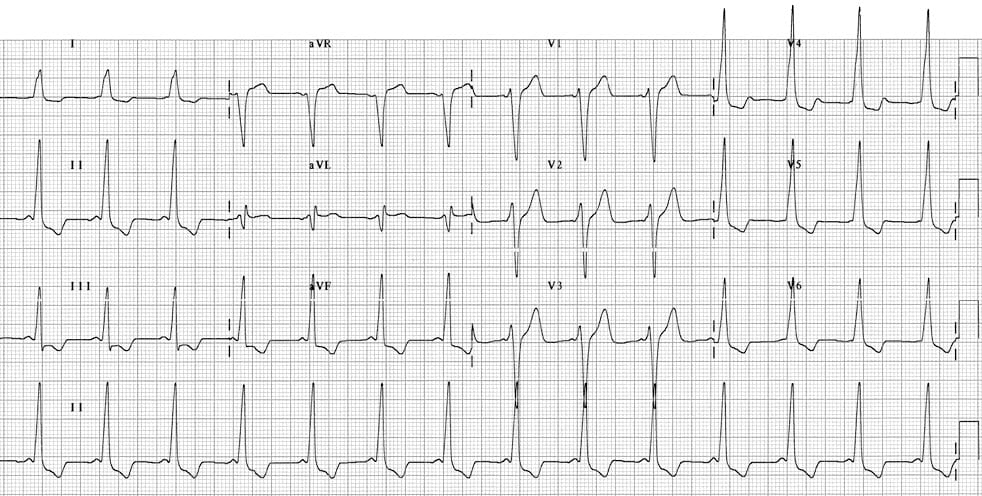
#> input picture Aux_files/Wolff-Parkinson-White.jpg, 982 x 496 px
$ python -i image_processing.py   (imports and definitions only)
#> lines starting #> are read from the running program, lines starting #| are printed output that depends on the picture
#> further down, picture is the input picture: shape (496, 982, 3); min 0, max 255, mean 231
import numpy as np
import cv2
import torch
from torch import Tensor


def remove_shadows(img, dilation_kernel=2, gamma=3.0):
    """
    Removes shadows from an image using dilation and gamma correction.

    Args:
        img: A numpy array of shape [H, W, C], where W is the width, H is the height and C is the number of channels.
        dilation_kernel: The size of the kernel to use for dilation.
        gamma: The gamma value to apply to the image.

    Returns: A numpy array of shape [H, W, C], where W is the width, H is the height and C is the number of channels.

    """
#> called with dilation_kernel = 2, gamma = 3
    rgb_planes = cv2.split(img)

    result_norm_planes = []
    for plane in rgb_planes:
        dilated_img = cv2.dilate(plane, np.ones((dilation_kernel, dilation_kernel), np.uint8))
        bg_img = cv2.medianBlur(dilated_img, 21)
        norm_img = 255 - cv2.absdiff(plane, bg_img) * 3
        result_norm_planes.append(norm_img)
#> this loop made 3 passes
#> pass 1, in remove_shadows, `dilated_img = cv2.dilate(plane, np.ones((dilation_kernel, dilation_ker..`:
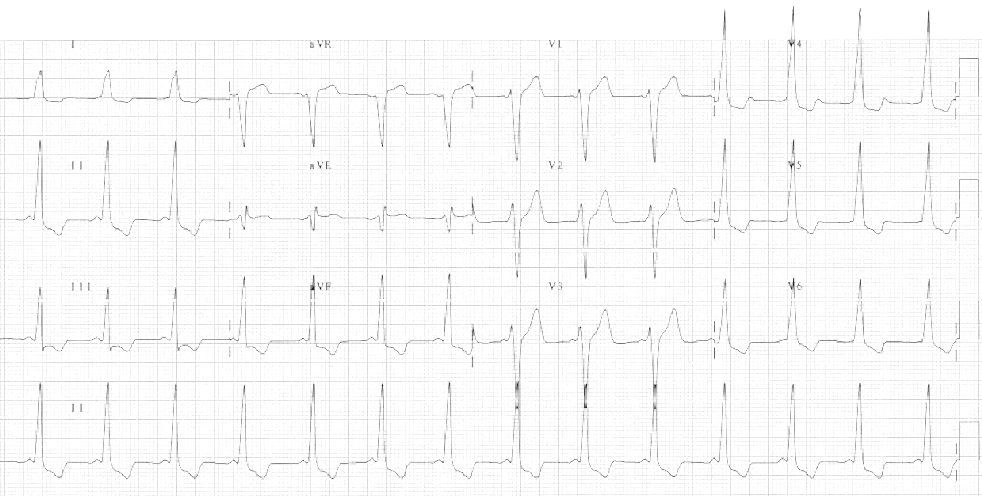
#> dilated_img: shape (496, 982); min 11, max 255, mean 249.6
#> pass 1, in remove_shadows, `norm_img = 255 - cv2.absdiff(plane, bg_img) * 3`:
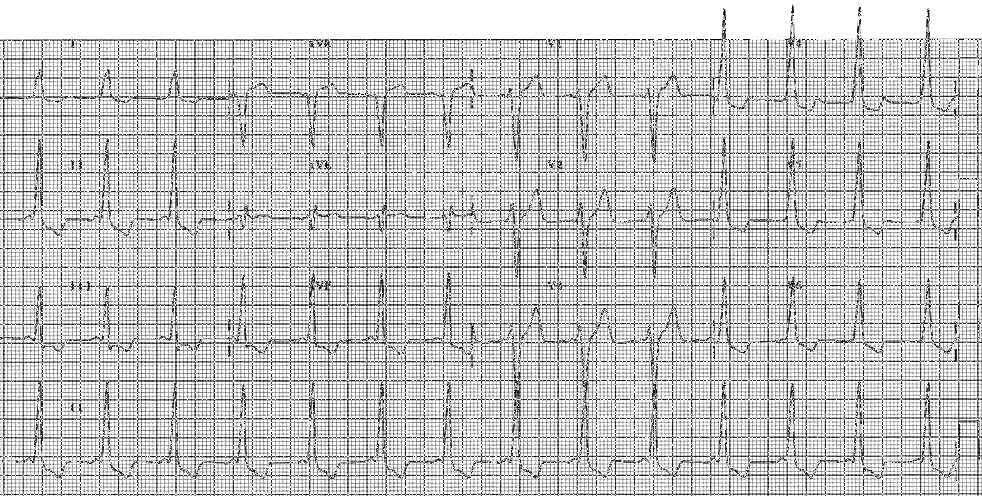
#> norm_img: shape (496, 982); min 0, max 255, mean 199.3
#> after the loop, result_norm_planes = 3 items

    return (255 * (cv2.merge(result_norm_planes) / 255) ** gamma).astype(np.uint8)
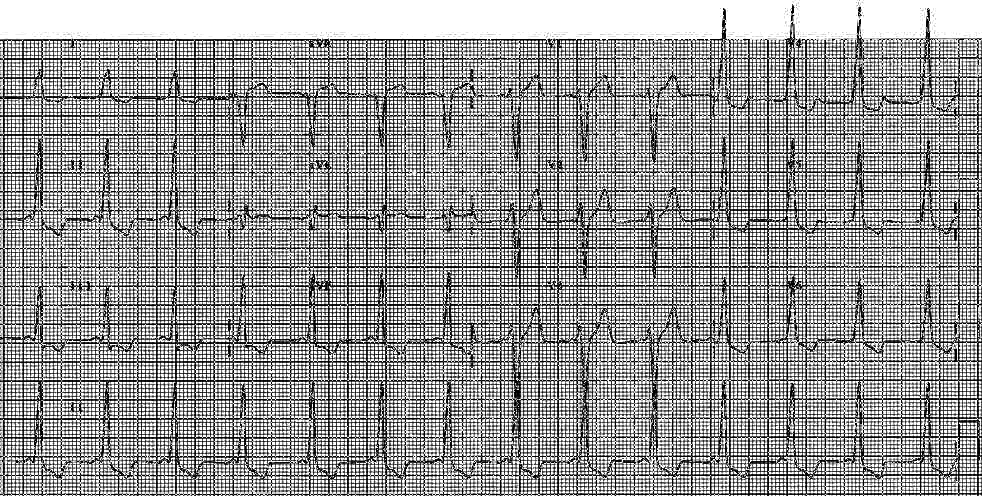
#> returned value: shape (496, 982, 3); min 0, max 255, mean 155.3


# [59 lines left out: functions alpha_normalization, mask_overlay, min_max_normalization, not called in this run]

>>> import cv2
>>> picture = cv2.imread('Wolff-Parkinson-White.jpg')
>>> result = remove_shadows(picture)

$ run again, on Aux_files/good.jpeg
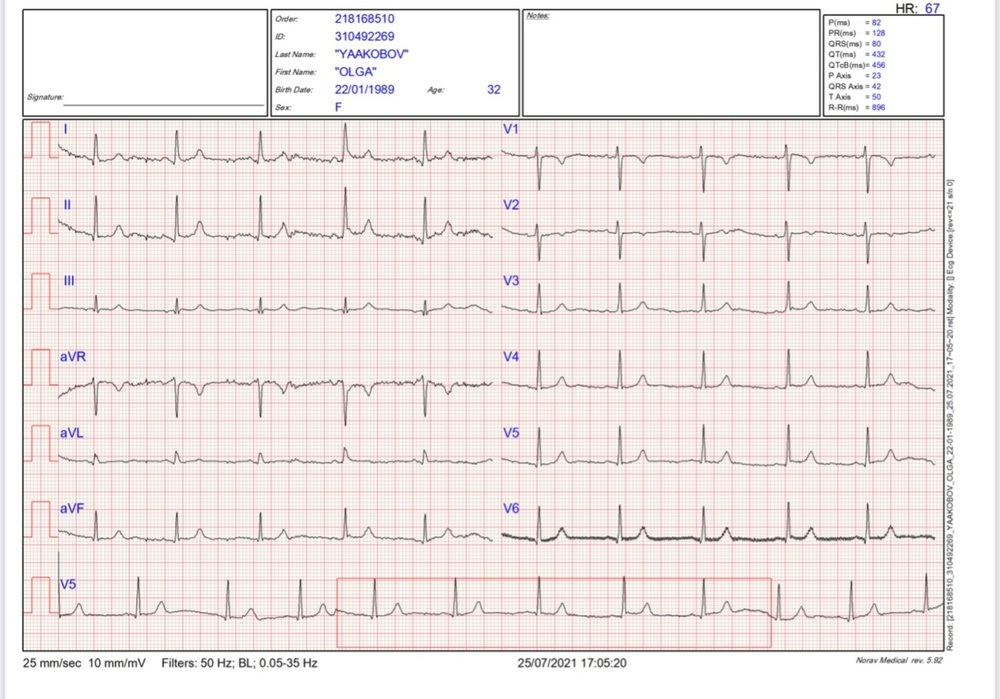
#> input picture Aux_files/good.jpeg, 1000 x 699 px, shrunk from 1284 x 897 before the run
#> picture is the input picture: shape (699, 1000, 3); mean B, G, R 229.8, 232.1, 240.6
#> the loop in remove_shadows, `for plane in rgb_planes:` made 3 passes
#> after the loop in remove_shadows, `for plane in rgb_planes:`:
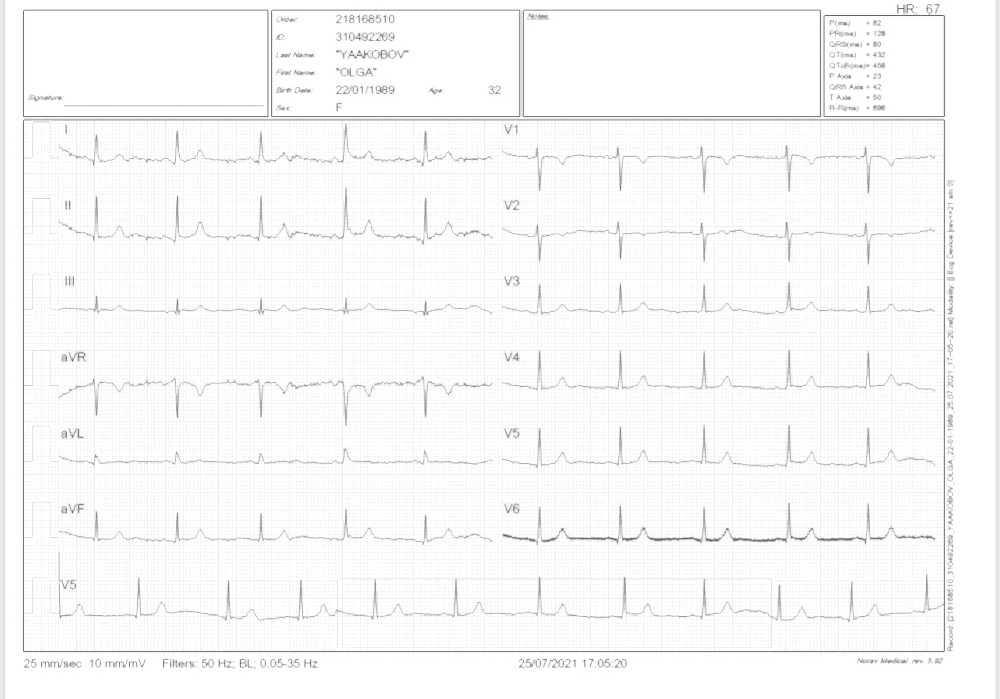
#> dilated_img: shape (699, 1000); min 86, max 255, mean 249.2
#> after the loop in remove_shadows, `for plane in rgb_planes:`: result_norm_planes = 3 items
#> in remove_shadows, `return (255 * (cv2.merge(result_norm_planes) / 255) ** gamma).astype(n..`:
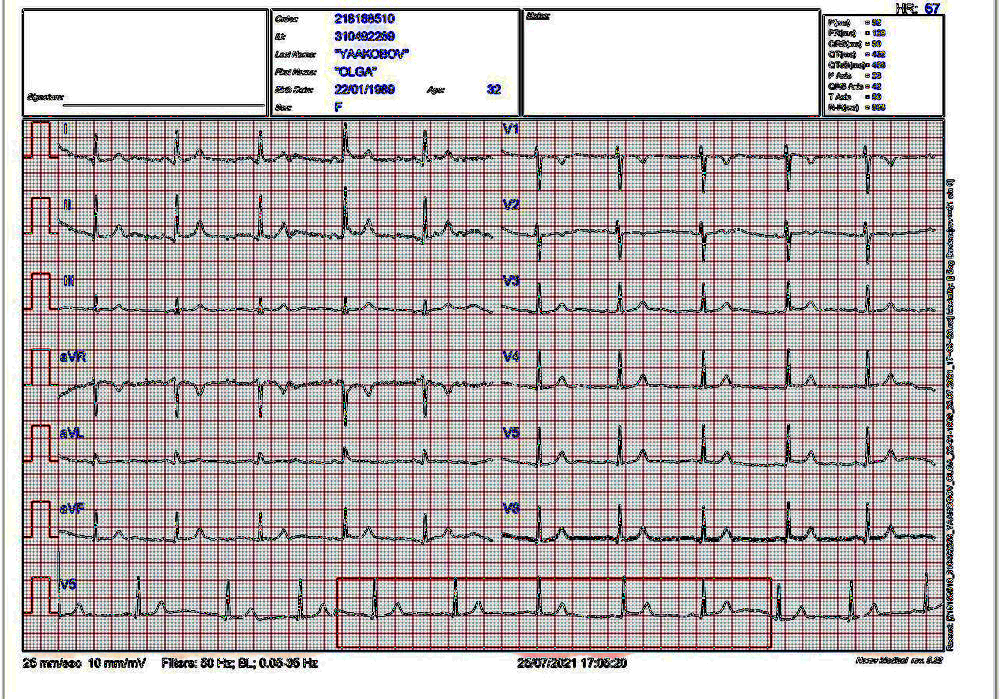
#> returned value: shape (699, 1000, 3); mean of channels 0, 1, 2 182.9, 181.9, 190; drawn as B, G, R

$ run again, on Aux_files/good_crpped2.jpeg
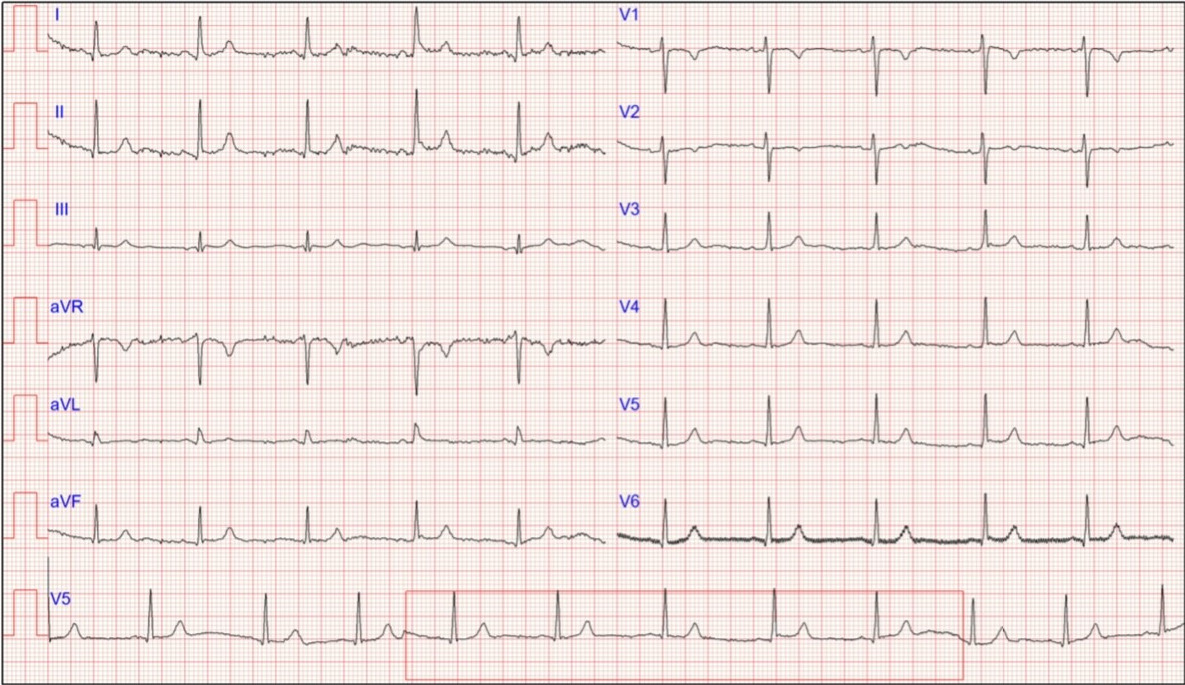
#> input picture Aux_files/good_crpped2.jpeg, 1185 x 685 px
#> picture is the input picture: shape (685, 1185, 3); mean B, G, R 223.6, 227.1, 239.7
#> the loop in remove_shadows, `for plane in rgb_planes:` made 3 passes
#> after the loop in remove_shadows, `for plane in rgb_planes:`:
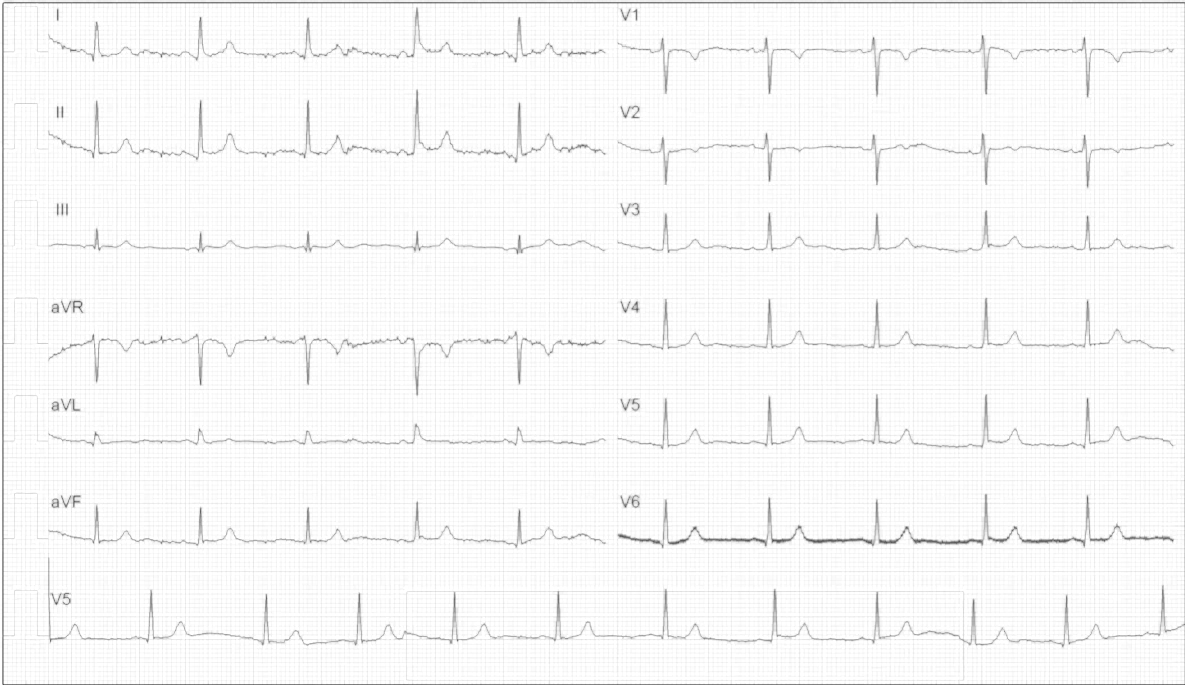
#> dilated_img: shape (685, 1185); min 67, max 255, mean 248
#> after the loop in remove_shadows, `for plane in rgb_planes:`: result_norm_planes = 3 items
#> in remove_shadows, `return (255 * (cv2.merge(result_norm_planes) / 255) ** gamma).astype(n..`:
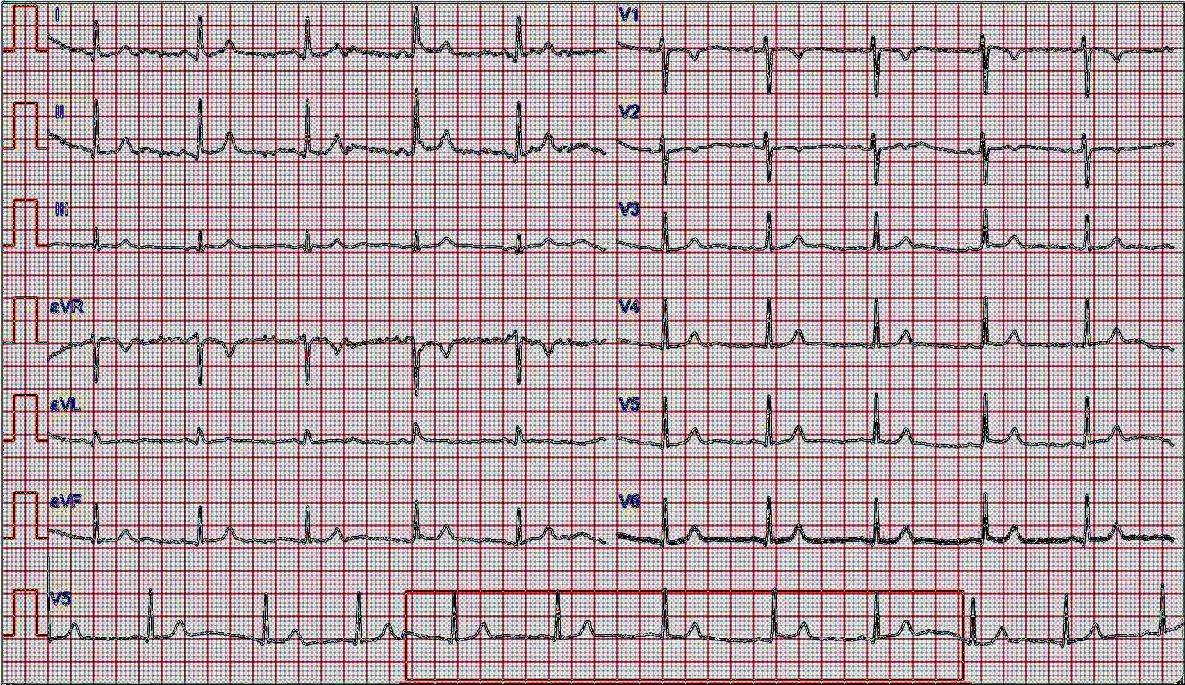
#> returned value: shape (685, 1185, 3); mean of channels 0, 1, 2 170.1, 165, 184.7; drawn as B, G, R
